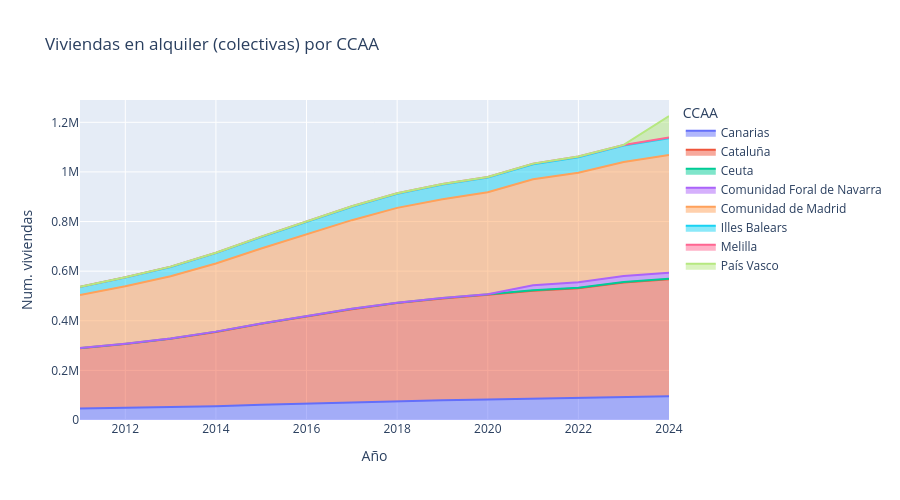

The notebook cell this image was saved under:
### Markdown cell above
## 8. Crecimiento del mercado: numero de viviendas en alquiler por CCAA

### Code cell
df_vol = query("""
    SELECT name, year,
        num_properties_collective as viviendas
    FROM rentals
    WHERE level = 'ccaa'
        AND name IS NOT NULL AND name != ''
        AND viviendas IS NOT NULL AND NOT isnan(viviendas)
        AND viviendas > 0
    ORDER BY name, year
""")

df_vol_top = df_vol.filter(pl.col("name").is_in(top_ccaa))

fig = px.area(
    df_vol_top.to_pandas(), x="year", y="viviendas", color="name",
    title="Viviendas en alquiler (colectivas) por CCAA",
    labels={"year": "Año", "viviendas": "Num. viviendas", "name": "CCAA"},
)
fig.update_layout(hovermode="x unified", width=900, height=500)
fig.show()

### Figure 1 — Plotly figure (JSON) as saved in the notebook; plotly's stock layout.template omitted (floating-point values rounded to 4 significant figures)
{"data": [{"fillpattern": {"shape": ""}, "hovertemplate": "CCAA=Canarias<br>Año=%{x}<br>Num. viviendas=%{y}<extra></extra>", "legendgroup": "Canarias", "line": {"color": "#636efa"}, "marker": {"symbol": "circle"}, "mode": "lines", "name": "Canarias", "orientation": "v", "showlegend": true, "stackgroup": "1", "type": "scatter", "x": [2011, 2012, 2013, 2014, 2015, 2016, 2017, 2018, 2019, 2020, 2021, 2022, 2023, 2024], "xaxis": "x", "y": [46130.0, 48400.0, 51090.0, 55670.0, 61150.0, 66040.0, 71610.0, 75500.0, 79730.0, 83090.0, 86020.0, 88040.0, 92230.0, 95400.0], "yaxis": "y"}, {"fillpattern": {"shape": ""}, "hovertemplate": "CCAA=Cataluña<br>Año=%{x}<br>Num. viviendas=%{y}<extra></extra>", "legendgroup": "Cataluña", "line": {"color": "#EF553B"}, "marker": {"symbol": "circle"}, "mode": "lines", "name": "Cataluña", "orientation": "v", "showlegend": true, "stackgroup": "1", "type": "scatter", "x": [2011, 2012, 2013, 2014, 2015, 2016, 2017, 2018, 2019, 2020, 2021, 2022, 2023, 2024], "xaxis": "x", "y": [242900.0, 258200.0, 276500.0, 299100.0, 326500.0, 352300.0, 374900.0, 395800.0, 410300.0, 421700.0, 435100.0, 442700.0, 461900.0, 471900.0], "yaxis": "y"}, {"fillpattern": {"shape": ""}, "hovertemplate": "CCAA=Ceuta<br>Año=%{x}<br>Num. viviendas=%{y}<extra></extra>", "legendgroup": "Ceuta", "line": {"color": "#00cc96"}, "marker": {"symbol": "circle"}, "mode": "lines", "name": "Ceuta", "orientation": "v", "showlegend": true, "stackgroup": "1", "type": "scatter", "x": [2011, 2012, 2013, 2014, 2015, 2016, 2017, 2018, 2019, 2020, 2021, 2022, 2023, 2024], "xaxis": "x", "y": [978.0, 1122.0, 1260.0, 1405.0, 1594.0, 1679.0, 1772.0, 1843.0, 1924.0, 1978.0, 2087.0, 2147.0, 2191.0, 2230.0], "yaxis": "y"}, {"fillpattern": {"shape": ""}, "hovertemplate": "CCAA=Comunidad Foral de Navarra<br>Año=%{x}<br>Num. viviendas=%{y}<extra></extra>", "legendgroup": "Comunidad Foral de Navarra", "line": {"color": "#ab63fa"}, "marker": {"symbol": "circle"}, "mode": "lines", "name": "Comunidad Foral de Navarra", "orientation": "v", "showlegend": true, "stackgroup": "1", "type": "scatter", "x": [2021, 2022, 2023, 2024], "xaxis": "x", "y": [20370.0, 22760.0, 23700.0, 23820.0], "yaxis": "y"}, {"fillpattern": {"shape": ""}, "hovertemplate": "CCAA=Comunidad de Madrid<br>Año=%{x}<br>Num. viviendas=%{y}<extra></extra>", "legendgroup": "Comunidad de Madrid", "line": {"color": "#FFA15A"}, "marker": {"symbol": "circle"}, "mode": "lines", "name": "Comunidad de Madrid", "orientation": "v", "showlegend": true, "stackgroup": "1", "type": "scatter", "x": [2011, 2012, 2013, 2014, 2015, 2016, 2017, 2018, 2019, 2020, 2021, 2022, 2023, 2024], "xaxis": "x", "y": [213700.0, 231500.0, 250300.0, 274800.0, 301800.0, 329000.0, 357200.0, 382000.0, 398200.0, 411100.0, 426500.0, 440800.0, 460300.0, 474900.0], "yaxis": "y"}, {"fillpattern": {"shape": ""}, "hovertemplate": "CCAA=Illes Balears<br>Año=%{x}<br>Num. viviendas=%{y}<extra></extra>", "legendgroup": "Illes Balears", "line": {"color": "#19d3f3"}, "marker": {"symbol": "circle"}, "mode": "lines", "name": "Illes Balears", "orientation": "v", "showlegend": true, "stackgroup": "1", "type": "scatter", "x": [2011, 2012, 2013, 2014, 2015, 2016, 2017, 2018, 2019, 2020, 2021, 2022, 2023, 2024], "xaxis": "x", "y": [32650.0, 34890.0, 37730.0, 41680.0, 46250.0, 50450.0, 54000.0, 56550.0, 58640.0, 59520.0, 61030.0, 63180.0, 66010.0, 67760.0], "yaxis": "y"}, {"fillpattern": {"shape": ""}, "hovertemplate": "CCAA=Melilla<br>Año=%{x}<br>Num. viviendas=%{y}<extra></extra>", "legendgroup": "Melilla", "line": {"color": "#FF6692"}, "marker": {"symbol": "circle"}, "mode": "lines", "name": "Melilla", "orientation": "v", "showlegend": true, "stackgroup": "1", "type": "scatter", "x": [2011, 2012, 2013, 2014, 2015, 2016, 2017, 2018, 2019, 2020, 2021, 2022, 2023, 2024], "xaxis": "x", "y": [1002.0, 1128.0, 1339.0, 1464.0, 1624.0, 1801.0, 1924.0, 2052.0, 2163.0, 2298.0, 2353.0, 2453.0, 2467.0, 2621.0], "yaxis": "y"}, {"fillpattern": {"shape": ""}, "hovertemplate": "CCAA=País Vasco<br>Año=%{x}<br>Num. viviendas=%{y}<extra></extra>", "legendgroup": "País Vasco", "line": {"color": "#B6E880"}, "marker": {"symbol": "circle"}, "mode": "lines", "name": "País Vasco", "orientation": "v", "showlegend": true, "stackgroup": "1", "type": "scatter", "x": [2024], "xaxis": "x", "y": [86760.0], "yaxis": "y"}], "layout": {"height": 500, "hovermode": "x unified", "legend": {"title": {"text": "CCAA"}, "tracegroupgap": 0}, "title": {"text": "Viviendas en alquiler (colectivas) por CCAA"}, "width": 900, "xaxis": {"anchor": "y", "domain": [0, 1], "title": {"text": "Año"}}, "yaxis": {"anchor": "x", "domain": [0, 1], "title": {"text": "Num. viviendas"}}}}
